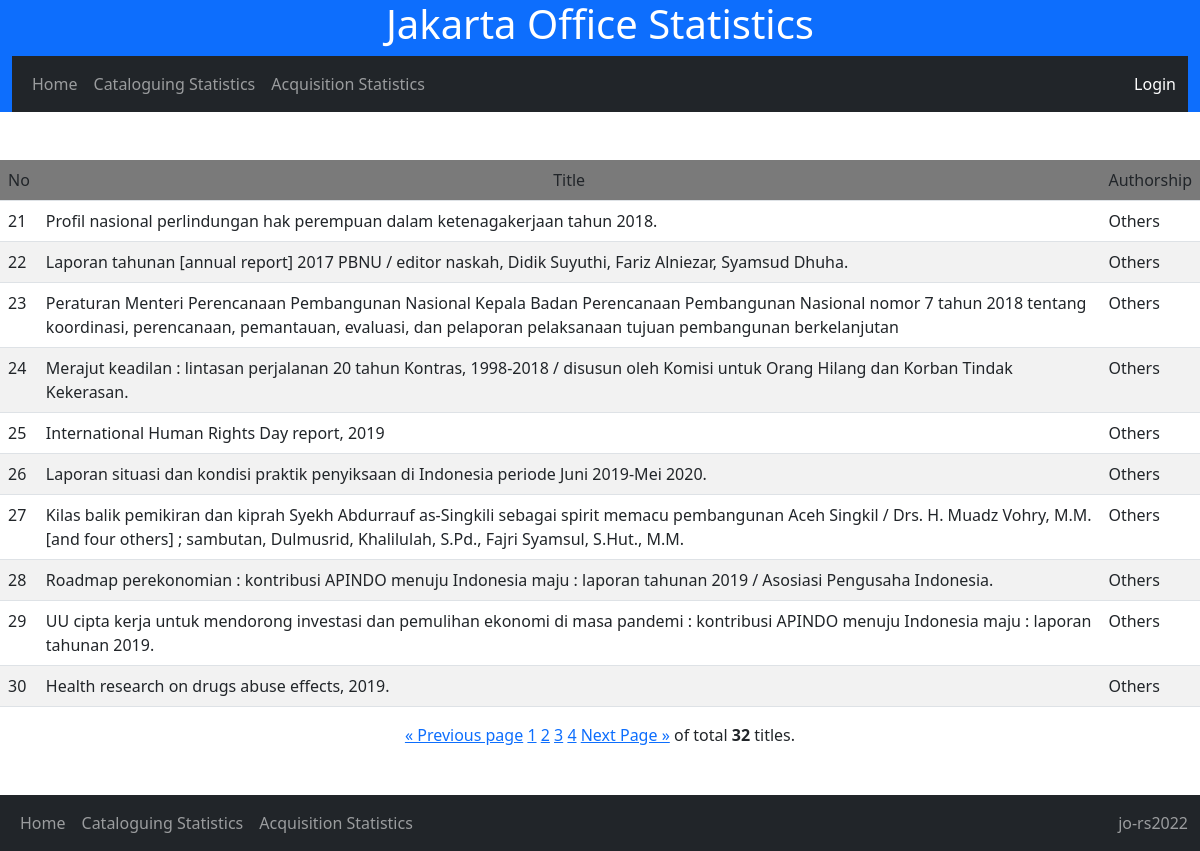
Page /cat_stat/detail_authorship/Others/?&page=3 on the earlier database version.
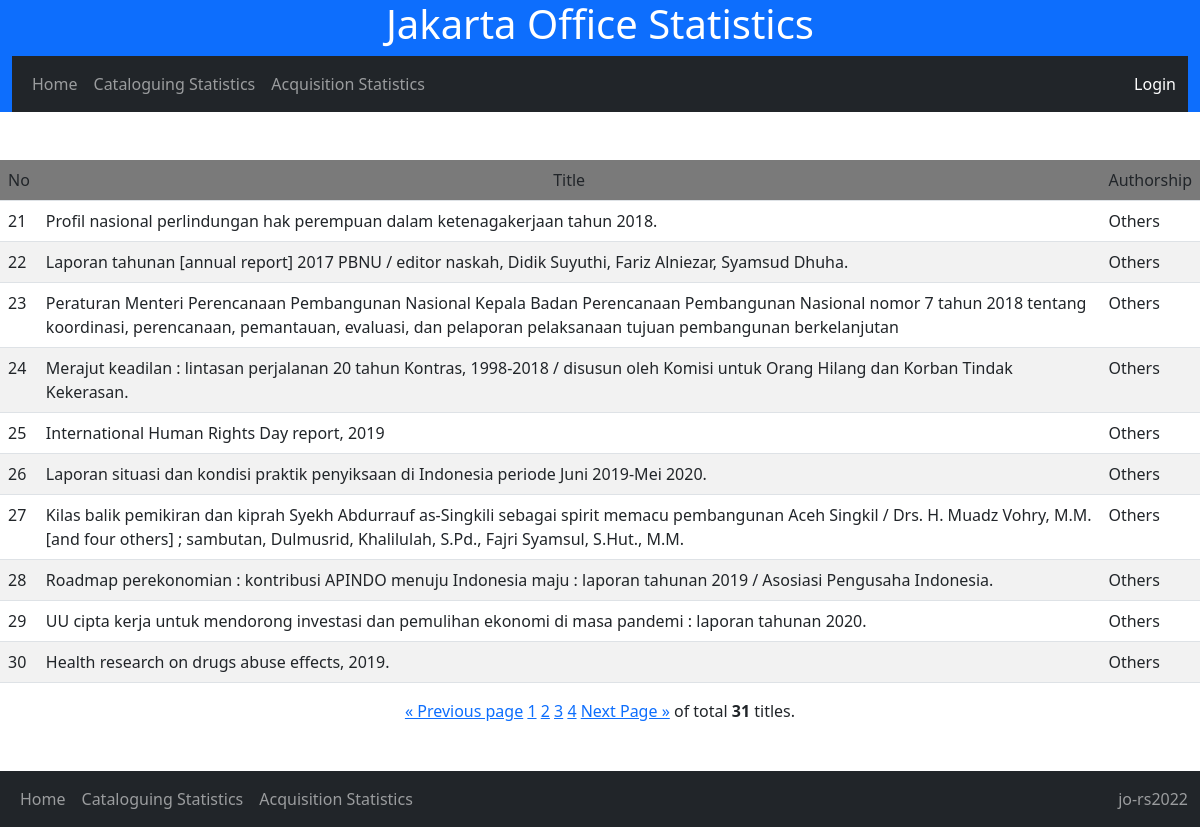
Same page on the later database version.
### nlajkt_cat_stat/models.py (models this page shows)
class Catalogues(models.Model):
    entry_date = models.DateField()
    consignment_no = models.IntegerField(default=461)
    title = models.TextField()
    work_type = models.CharField(max_length=20, choices=[
        ('Original','Original'),
        ('Translation','Translation'),
        ('Adaptation','Adaptation')
        ], default='Original')
    publish_year = models.IntegerField()
    volume = models.CharField(max_length=20, choices=[
        ('Single','Single'),
        ('Multi-complete','Multi-complete'),
        ('Multi-incomplete','Multi-incomplete'),
        ], default='Single')
    copycat = models.CharField(max_length=20, choices=[
        ('No','No'),
        ('Yes-partial','Yes-partial'),
        ('Yes-full','Yes-full'),
        ], default='No')
    ISBN = models.CharField(max_length=20, choices=[
        ('No','No'),
        ('Yes-valid','Yes-valid'),
        ('Yes-invalid','Yes-invalid'),
        ], default='No')
    authorship_type = models.CharField(max_length=50, choices=[
        ('Single author','Single author'),
        ('Collaboration','Collaboration'),
        ('Compilation','Compilation'),
        ('Others','Others')
        ], default='Single')
    language = models.CharField(max_length=50, choices=[
        ('Indonesian','Indonesian'),
        ('English','English'),
        ('Indonesian local','Indonesian local'),
        ('Multi language','Multi language'),
        ('Unknown','Unknown')
        ], default='Indonesian')
    bibliography = models.CharField(max_length=20, choices=[
        ('No','No'),
        ('Yes','Yes'),
        ], default='No')
    indexx = models.CharField(max_length=20, choices=[
        ('No','No'),
        ('Yes','Yes'),
        ], default='No')
    publisher_type = models.CharField(max_length=100, choices=[
        ('Commercial','Commercial'),
        ('Government-department','Government-department'),
        ('Government-nondepartment','Government-nondepartment'),
        ('Government-local','Government-local'),
        ('Universities','Universities'),
        ('NGO','NGO'),
        ('Others','Others')
        ], default='Commercial')
    genre = models.CharField(max_length=100, choices=[
        ('General non fiction','General non fiction'),
        ('Fiction-novel','Fiction-novel'),
        ('Fiction-short stories','Fiction-short stories'),
	    ('Fiction-biographic','Fiction-biographic'),
        ('Poetry','Poetry'),
        ('Folktales','Folktales'),
        ('Biography-single','Biography-single'),
        ('Biography-collective','Biography-collective'),
        ('Biography-auto','Biography-auto'),
        ('Dictionary','Dictionary')
        ], default='General non fiction')
    format = models.CharField(max_length=100, choices=[
        ('Book-printed','Book-printed'),
        ('Book-electronic','Book-electronic'),
        ('Non book video','Non book video'),
        ('Non book audio','Non book audio'),
        ('Map-single','Map-single'),
        ('Map-atlas','Map-atlas'),
        ('Ephemera','Ephemera')
        ], default='Book')
    size = models.CharField(max_length=10, choices=[
        ('YY','YY'),
        ('YYq', 'YYq'),
        ('YYp','YYp')
        ],default='YY')
    subject = models.CharField(max_length=50, choices=[
       ('000-Generalities','100-Generalities'),
       ('000-Library science','100-Library science'),
       ('000-Journalism and media','100-Journalism and media'),
       ('100-Philosophy and ethics','100-Philosophy and ethics'),
       ('200-Religions-general','200-Religions-general'),
       ('200-Religion-Islam','200-Religion-Islam'),
       ('200-Religion-Christianity','200-Religion-Christianity'),
       ('300-Social-anthropology and sociology','300-Social-anthropology and sociology'),
       ('300-Social-problems and services','300-Social-problems and services'),
       ('300-Social-politics','300-Social-politics'),
       ('300-Social-economics','300-Social-economics'),
       ('300-Social-macroeconomics','300-Social-macroeconomics'),
       ('300-Social-culture','300-Social-culture'),
       ('300-Social-military','300-Social-military'),
       ('300-Social-education','300-Social-education'),
       ('300-Social-law','300-Social-law'),
       ('300-Social-human rights','300-Social-human rights'),
       ('400-Language-linguistics','400-Language-linguistics'),
       ('400-Language-sociolinguistics','400-Language-sociolinguistics'),
       ('500-Science-general','500-Science-general'),
       ('600-Technology-general','600-Technology-general'),
       ('600-Agriculture and agribusiness','600-Agriculture and agribusiness'),
       ('700-Arts-general','700-Arts-general'),
       ('700-Arts-visual','700-Arts-visual'),
       ('700-Arts-performance','700-Arts-performance'),
       ('700-Arts-music','700-Arts-music'),
       ('800-Literature-general','800-Literature-general'),
       ('800-Literature-fiction and poetry','800-Literature-fiction and poetry'),
       ('900-History-world','900-History-world'),
       ('900-History-Indonesia','900-History-Indonesia'),
       ('900-Geography and travel','900-Geography and travel'),
        ('900-Biography','900-Biography')
        ], null=True)

### nlajkt_cat_stat/views.py (the view)
# urls.py: path('cat_stat/detail_authorship/<str:authorship_type>/', views.detail_authorship, name='detail_authorship'),
def detail_authorship(request, authorship_type):
    detail_authorship = Catalogues.objects.all().filter(authorship_type=authorship_type)
    page = request.GET.get('page', 1)
    paginator = Paginator(detail_authorship, 10)
    try:
        paging = paginator.page(page)
    except PageNotAnInteger:
        paging = paginator.page(1)
    except EmptyPage:
        paging = paginator.page(paginator.num_pages)
    template = loader.get_template('detail_authorship.html')
    context = {'paging' : paging,}
    return HttpResponse(template.render(context, request))

### nlajkt_cat_stat/templates/detail_authorship.html
{% extends 'base.html'%}
{% block block1 %}
<br><br>
<table style="width: auto;" class="table table-striped">
    <tr bgcolor = 'grey'>
      <b><td>No</td>
        <td align="center">Title</td>
        <td align="center">Authorship</td></b>
    </tr>
    {% for x in paging %}
    <tr>
        <td>{{ forloop.counter0|add:paging.start_index }}</td>
        <td>{{ x.title }}</td>
        <td>{{ x.authorship_type }}</td>
    </tr>
    {% endfor %}
</table>
<center>{% include 'pagination_jakartaoffice.html' %}</center>
<br><br>
{% endblock %}

Differences in the rows shown:
changed Catalogues: title "UU cipta kerja untuk mendorong investasi dan pemulihan ekonomi di masa pandemi : kontribusi APINDO menuju Indonesia maju : laporan tahunan 2019." → "UU cipta kerja untuk mendorong investasi dan pemulihan ekonomi di masa pandemi : laporan tahunan 2020."
Other differences:
{{ paging.paginator.count }}: "32" → "31"
